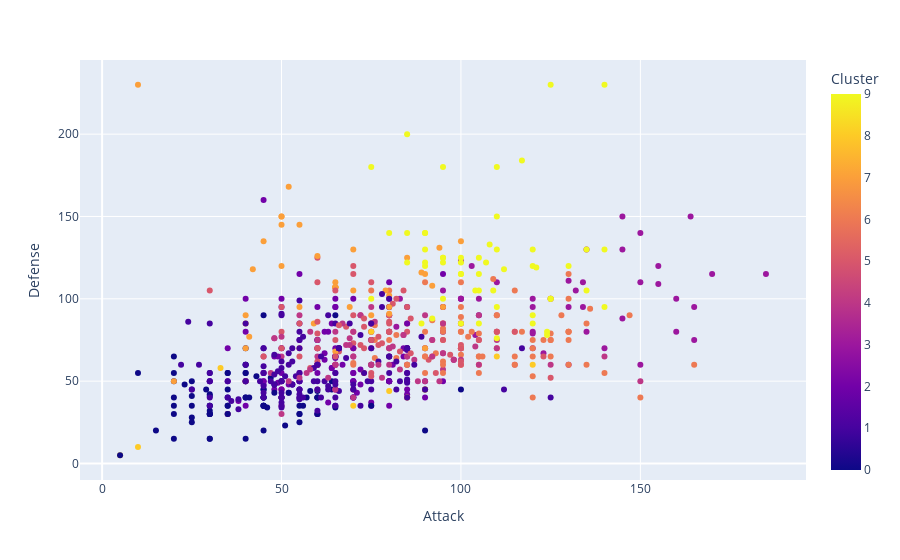

The cell this chart's notebook holds for it:
### Code cell
#plot total vs type 1, color by cluster
fig = px.scatter(data, x='Attack', y='Defense', color='Cluster')
fig.show()

### Figure 1 — Plotly figure (JSON) as saved in the notebook; plotly's stock layout.template omitted (floating-point values rounded to 4 significant figures; data arrays with more than 128 entries replaced by an {"elided": "..."} marker saying what was removed)
{"data": [{"hovertemplate": "Attack=%{x}<br>Defense=%{y}<br>Cluster=%{marker.color}<extra></extra>", "legendgroup": "", "marker": {"color": {"elided": "735 int values"}, "coloraxis": "coloraxis", "symbol": "circle"}, "mode": "markers", "name": "", "orientation": "v", "showlegend": false, "type": "scatter", "x": {"elided": "735 int values"}, "xaxis": "x", "y": {"elided": "735 int values"}, "yaxis": "y"}], "layout": {"coloraxis": {"colorbar": {"title": {"text": "Cluster"}}, "colorscale": [[0, "#0d0887"], [0.1111, "#46039f"], [0.2222, "#7201a8"], [0.3333, "#9c179e"], [0.4444, "#bd3786"], [0.5556, "#d8576b"], [0.6667, "#ed7953"], [0.7778, "#fb9f3a"], [0.8889, "#fdca26"], [1, "#f0f921"]]}, "legend": {"tracegroupgap": 0}, "margin": {"t": 60}, "xaxis": {"anchor": "y", "domain": [0, 1], "title": {"text": "Attack"}}, "yaxis": {"anchor": "x", "domain": [0, 1], "title": {"text": "Defense"}}}}
